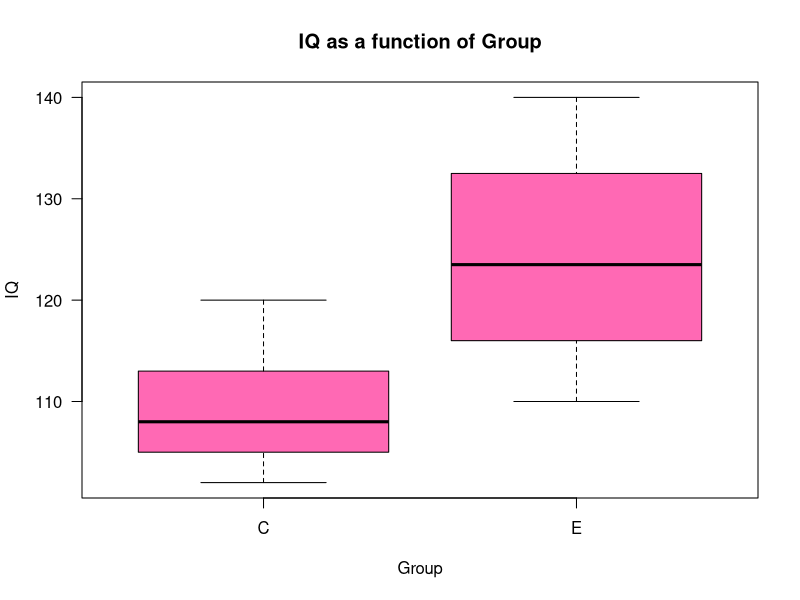

The R script that drew this image: (Note: this script raises an error after producing the figure.)
## ---- chunk 1
  library(readr)
  MWU <- read_csv("MWU.csv")
  attach(MWU)
## ---- chunk 2
boxplot(IQ ~ Group, xlab = "Group", ylab = "IQ", las = 1, main = "IQ as a function of Group", col = "hotpink")
## ---- chunk 3
wilcox.test(IQ ~ Group, mu=0, alt = "two.sided", conf.int = T, conf.level = 0.95, paired = F, exact = T, correct = T)
